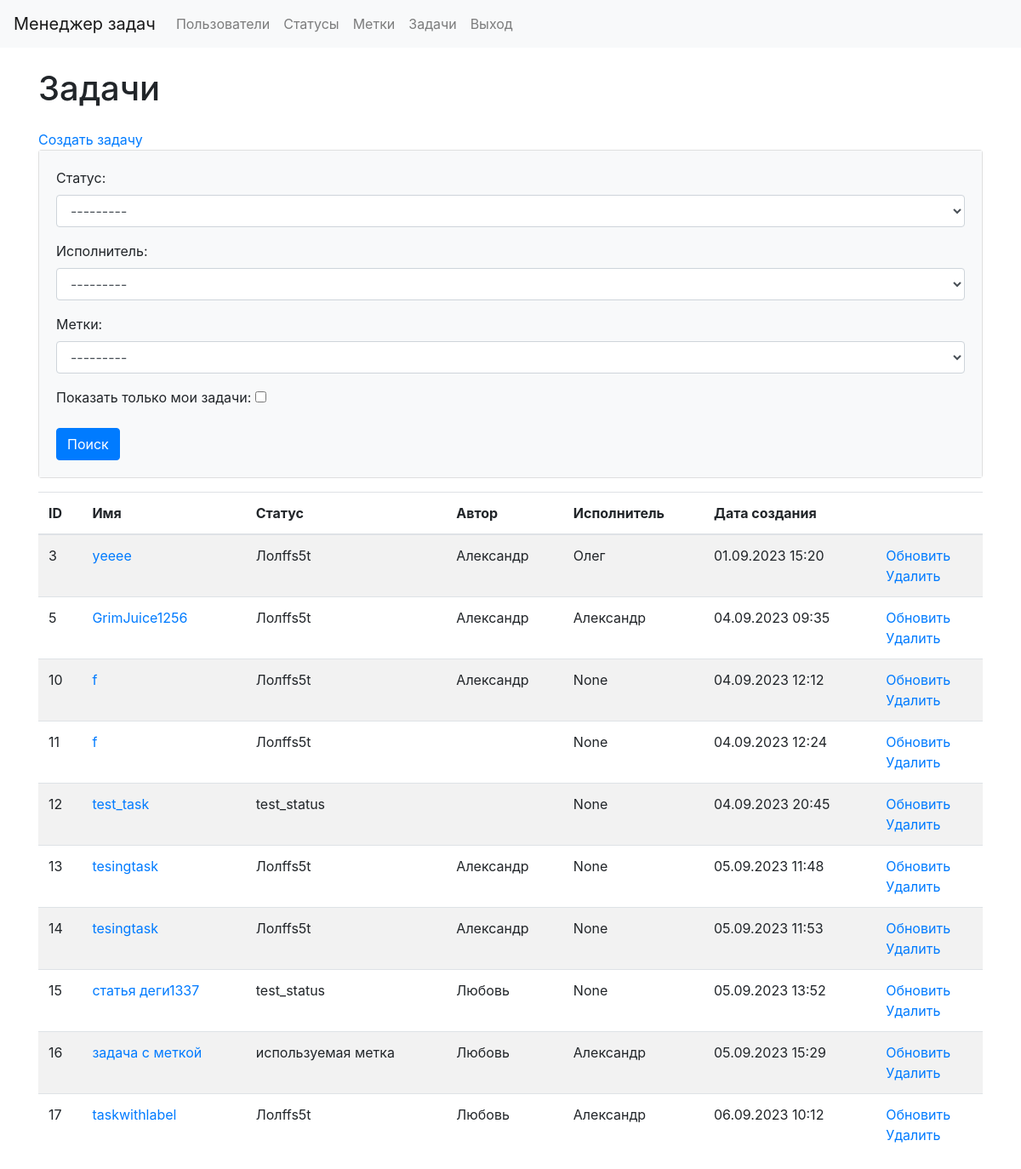
Before: /tasks/ (signed in) with the older database file.
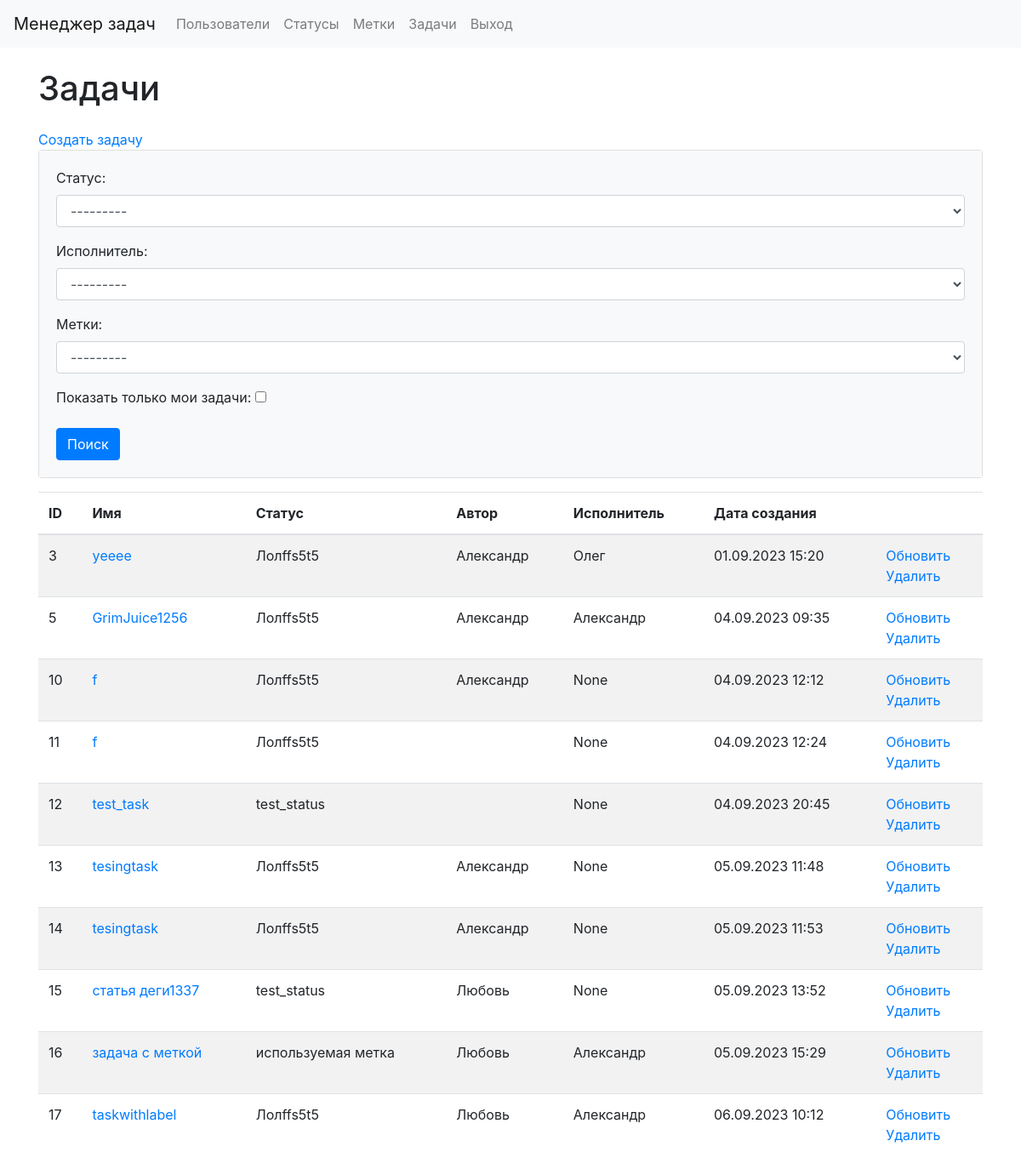
After: the same page with the newer database file.
### tasks/models.py (models this page shows, shortened)
class Task(models.Model):
    creator = models.ForeignKey(
        CustomUsers,
        on_delete=models.RESTRICT,
        verbose_name="Создатель",
        related_name="creator"
    )
    name = models.CharField(max_length=255, verbose_name="Название")
    description = models.TextField(blank=True, verbose_name="Описание")
    status = models.ForeignKey(
        Status,
        on_delete=models.RESTRICT,
        verbose_name="Статус"
    )
    executor = models.ForeignKey(
        CustomUsers,
        blank=True,
        null=True,
        on_delete=models.RESTRICT,
        verbose_name="Исполнитель"
    )
    labels = models.ManyToManyField(Label, blank=True, verbose_name="Метка")
    created_at = models.DateTimeField(
        auto_now_add=True,
        verbose_name="Время создания"
    )
    updated_at = models.DateTimeField(
        auto_now=True,
        verbose_name="Время изменения"
    )

### statuses/models.py (models this page shows, shortened)
class Status(models.Model):
    name = models.CharField(
        max_length=100,
        db_index=True,
        verbose_name="Статус"
    )
    created_at = models.DateTimeField(
        auto_now_add=True,
        verbose_name="Время создания"
    )
    updated_at = models.DateTimeField(
        auto_now=True,
        verbose_name="Время изменения"
    )
    def __str__(self):
        return self.name
    class Meta:
        verbose_name = 'Статус'
        verbose_name_plural = 'Статусы'
        ordering = ['id']

### users/models.py (models this page shows, shortened)
class CustomUsers(AbstractUser):
    first_name = models.CharField(max_length=255, default="")
    last_name = models.CharField(max_length=255, default="")
    def __str__(self):
        return self.first_name

### tasks/views.py (the view)
# urls.py: path('', TaskList.as_view(), name="task_list"),
class TaskList(LoginRequiredMixin, DataMixin, ListView):
    model = Task
    template_name = "tasks/task_list.html"
    login_url = reverse_lazy("login")
    context_object_name = "tasks"
    form_class = FindTaskForm
    def get_context_data(self, *, object_list=None, **kwargs):
        context = super().get_context_data(**kwargs)
        c_def = self.get_user_context(title=_("Tasks"))
        context['form'] = self.form_class(self.request.GET)
        return context | c_def
    def get_queryset(self):
        queryset = Task.objects.all()
        form = self.form_class(self.request.GET)
        if form.is_valid():
            status = form.cleaned_data.get('status')
            executor = form.cleaned_data.get('executor')
            labels = form.cleaned_data.get('labels')
            show_my_articles = form.cleaned_data.get('show_my_articles')
            if status:
                queryset = queryset.filter(status=status)
            if executor:
                queryset = queryset.filter(executor=executor)
            if labels:
                queryset = queryset.filter(labels=labels)
            if show_my_articles:
                queryset = queryset.filter(creator=self.request.user)
        return queryset

### tasks/forms.py
class FindTaskForm(forms. ModelForm):
    status = forms.ModelChoiceField(
        label=_("Status"),
        queryset=Status.objects.all(),
        widget=forms.Select(attrs={'class': 'form-control'}),
        required=False
    )
    executor = forms.ModelChoiceField(
        label=_("Executor"),
        required=False,
        queryset=CustomUsers.objects.all(),
        widget=forms.Select(attrs={'class': 'form-control'})
    )
    labels = forms.ModelChoiceField(
        label=_("Labels"),
        queryset=Label.objects.all(),
        widget=forms.Select(attrs={'class': 'form-control'}),
        required=False
    )
    show_my_articles = forms.BooleanField(
        label=_("Show only my posts"),
        required=False
    )
    class Meta:
        model = Task
        fields = ['status', 'executor', 'labels']

### labels/models.py (called while the page is built)
    def __str__(self):
        return self.name

### task_manager/templates/tasks/task_list.html (shortened to what this page needs)
{% extends 'layout.html' %}
{% load bootstrap4 %}
{% block content %}
{% load i18n %}
<div class="container wrapper flex-grow-1">
    <h1 class="my-4">{% trans "Tasks" %}</h1>
    <a class=nav-link" href="{% url "task_create" %}"> {% trans "Create task" %} </a>
    <div class="card mb-3">
        <div class="card-body bg-light">
            <form method="get">
                {{ form.as_p }}
                <button class="btn btn-primary" type="submit">{% trans "Search" %}</button>
    </form>
        </div>
    </div>
    <table class="table table-striped">
        <thead>
            <tr>
                <th>ID</th>
                <th>{% trans "Name" %}</th>
                <th>{% trans "Status" %}</th>
                <th>{% trans "Author" %}</th>
                <th>{% trans "Executor" %}</th>
                <th>{% trans "Creation date" %}</th>
                <th></th>
            </tr>
        </thead>
        <tbody>
            {% for task in tasks %}
            <tr>
                <td> {{ task.id }} </td>
                <td> <a href="{% url "task_page" task.id %}"> {{ task.name }} </a> </td>
                <td> {{ task.status }} </td>
                <td> {{ task.creator }} </td>
                <td> {{ task.executor }} </td>
                <td> {{ task.created_at|date:"d.m.Y H:i" }} </td>
                <td>
                    <a href="{% url "task_update" task.id %}">{% trans "Update" %}</a>
                    <br>
                    <a href="{% url "task_delete" task.id %}">{% trans "Delete" %}</a>
                </td>
            </tr>
            {% endfor %}
        </tbody>
    </table>
</div>
{% endblock %}

Changed rows visible on the page:
changed through a linked row, Task "уeeee": status "Лолffs5t" → "Лолffs5t5"
changed through a linked row, Task "GrimJuice1256": status "Лолffs5t" → "Лолffs5t5"
changed through a linked row, Task id 10: status "Лолffs5t" → "Лолffs5t5"
changed through a linked row, Task id 11: status "Лолffs5t" → "Лолffs5t5"
changed through a linked row, Task id 13: status "Лолffs5t" → "Лолffs5t5"
changed through a linked row, Task id 14: status "Лолffs5t" → "Лолffs5t5"
changed through a linked row, Task "taskwithlabel": status "Лолffs5t" → "Лолffs5t5"
